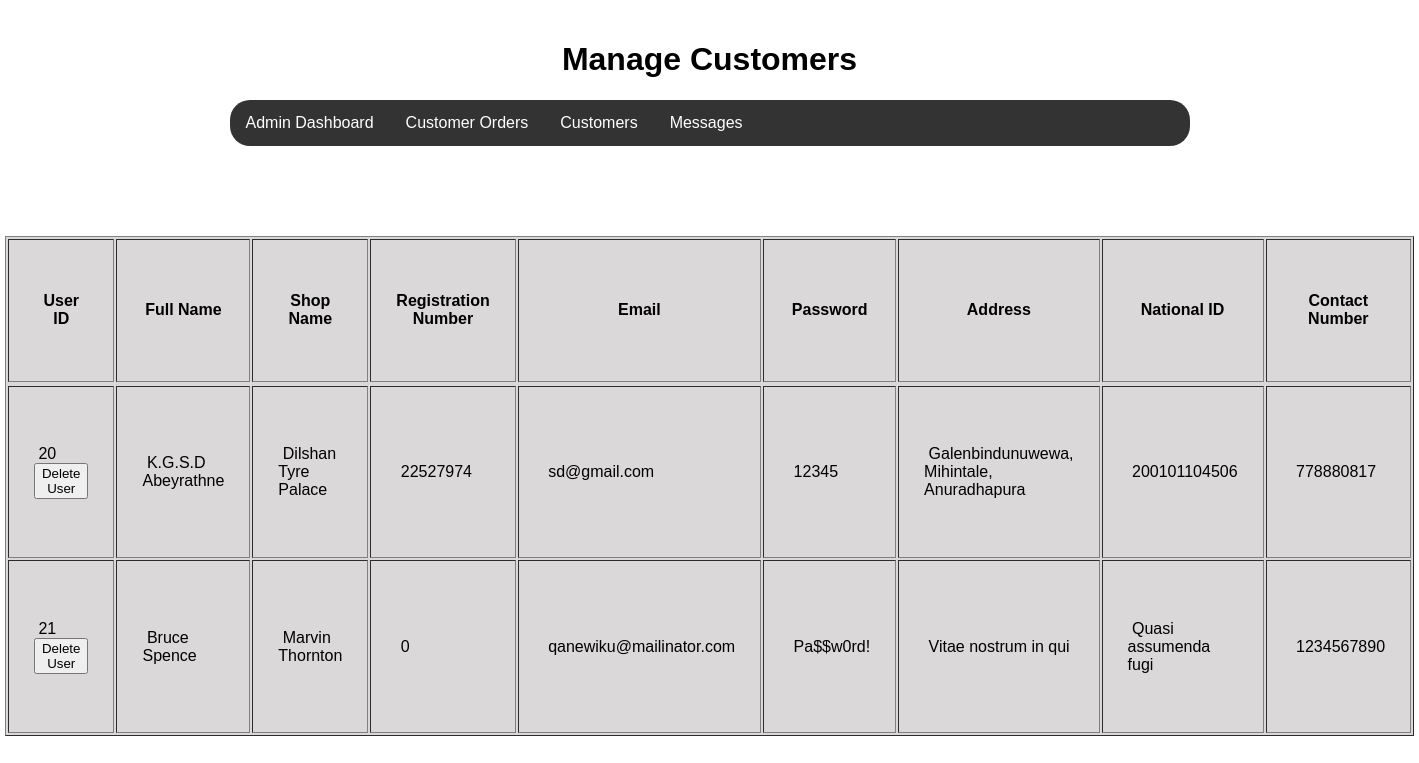
Page /admin/seecustomers.php on the committed database.
### tables this page shows
CREATE TABLE `registration` (
  `user_id` int(10) NOT NULL,
  `uname` text NOT NULL,
  `sname` text NOT NULL,
  `regno` int(10) NOT NULL,
  `email` text NOT NULL,
  `password` varchar(10) NOT NULL,
  `nid` text NOT NULL,
  `contactno` int(10) NOT NULL,
  `Address` text NOT NULL
);

### admin/seecustomers.php (the view, shortened to what this page needs)
<?php
require_once '../connection.php';
?>
<!DOCTYPE html>
<html>
<head>
    <link rel="stylesheet" type="text/css" href="adminstyle.css">
</head>
<body>
    <div class="container">
        <header>
            <h1>Manage Customers</h1>
        </header>
        <nav>
            <ul>
                <li><a href="admin.php">Admin Dashboard</a></li>
                <li><a href="orders.php">Customer Orders</a></li>
                <li><a href="seecustomers.php">Customers</a></li>
                <li><a href="msgs.php">Messages</a></li>
            </ul>
        </nav>
</div>
<?php
$sql = "SELECT * FROM `registration` ";
$result = mysqli_query($db, $sql);
if (mysqli_num_rows($result) > 0) {
      echo "<table border='1' cellpadding='25' width='90%' style='margin:auto; margin-top:70px; cellpadding:10px; background-color: #dad8d8 ; min-height:500px;'>
                <tr>
                <th>User ID</th>
                <th>Full Name</th>
                <th>Shop Name</th>
                <th>Registration Number</th>
                <th>Email</th>
                <th>Password</th>
                <th>Address</th>
                <th>National ID</th>
                <th>Contact Number</th>
                <tr>";
                while($row = mysqli_fetch_array($result))
                {
                    echo "<tr>";
                    echo "<td>"."&nbsp".$row['user_id']."<button onclick='location.href=".'"delcust.php?user_id='.$row['user_id'].'"'."'> Delete User </button>"."</td>";
                    echo "<td>"."&nbsp".$row['uname']."</td>";
                    echo "<td>"."&nbsp".$row['sname']."</td>";
                    echo "<td>"."&nbsp".$row['regno']."</td>";
                    echo "<td>"."&nbsp".$row['email']."</td>";
                    echo "<td>"."&nbsp".$row['password']."</td>";
                    echo "<td>"."&nbsp".$row['Address']."</td>";
                    echo "<td>"."&nbsp".$row['nid']."</td>";
                    echo "<td>"."&nbsp".$row['contactno']."</td>";
                    echo "</tr>";
                }
                echo "</table>";
        ?>
<?php
 }
else{
  echo ("No data found");
}
?>

### admin/adminstyle.css (style rules this page uses)
body { font-family: Arial, sans-serif; margin: 0; padding: 0; }
.container { max-width: 960px; margin: 0 auto; padding: 20px; }
header { text-align: center; margin-bottom: 20px; }
nav ul { list-style-type: none; margin: 0; padding: 0; overflow: hidden; border-radius: 20px; background-color: #333; }
nav li { float: left; }
nav li a { display: block; color: white; text-align: center; padding: 14px 16px; text-decoration: none; }

### rows in the picture
registration: user_id "20", uname "K.G.S.D Abeyrathne", sname "Dilshan Tyre Palace", regno "22527974", email "sd@gmail.com", password "12345", Address "Galenbindunuwewa, Mihintale, Anuradhapura", nid "200101104506", contactno "778880817"
registration: user_id "21", uname "Bruce Spence", sname "Marvin Thornton", regno "0", email "qanewiku@mailinator.com", password "Pa$$w0rd!", Address "Vitae nostrum in qui", nid "Quasi assumenda fugi", contactno "1234567890"
